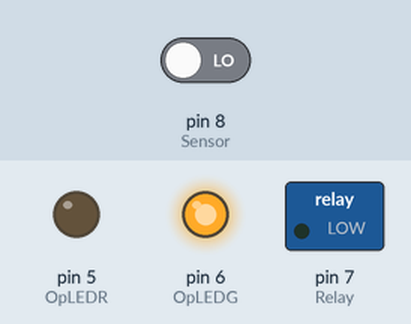
Bench run of a sketch on a simulated Arduino Uno, built with avr-gcc and run on an emulated ATmega328P. Parts: switched loads named in the sketch (green lamp = pin HIGH), output pins drawn as LEDs (lit = HIGH). The inputs (shaded band) are chosen by the test bench; at power-on: pin 8 (Sensor) LOW.

Above: at 1.2 s.
1.3 s: pin 8 (Sensor) driven HIGH
At 2.5 s:
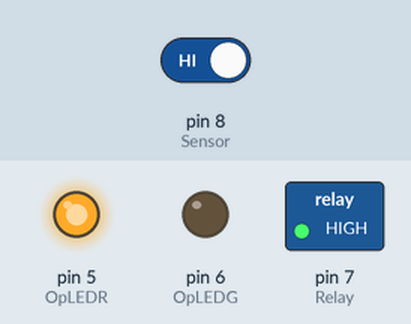
2.8 s: pin 8 (Sensor) driven LOW
At 4.9 s:
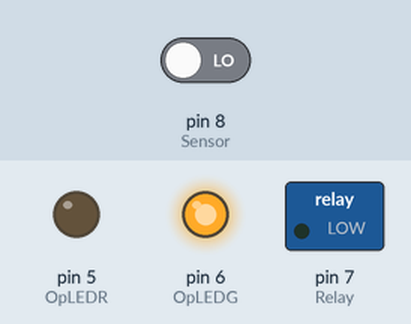
Timing chart, 0 to 6.4 s (numbered marks = the images above; inputs shaded):
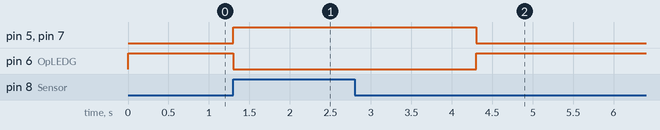

Measured:
- after the input at 1.3 s, pin 5 (OpLEDR), pin 7 (Relay): LOW → HIGH at once; pin 6 (OpLEDG): HIGH → LOW at once
- after the input at 2.8 s, pin 5 (OpLEDR), pin 7 (Relay): goes on until 4.3 s, then stays LOW; pin 6 (OpLEDG): goes on until 4.3 s, then stays HIGH

The sketch:

ShockBox_2.0.ino
```cpp
int Sensor = 8; //Initializes the sensor on pin 8
int Relay = 7; //Initializes the relay on pin 7
int OpLEDG = 6; //Initializes the green operator LED on pin 6
int OpLEDR = 5; //Initializes the red operator LED on pin 5
int Status; //Initializes a variable to store the status of the sensor

void setup() {
  pinMode(Sensor, INPUT); //Sets the sensor as an input
  pinMode(Relay, OUTPUT); //Sets the relay as an output
  pinMode(OpLEDG, OUTPUT); //Sets the green operator LED as an output
  pinMode(OpLEDR, OUTPUT); //Sets the red operator LED as an output
  digitalWrite(OpLEDG, HIGH); //Turns on the green operator LED
}

void loop() {
  Status = digitalRead(Sensor); //Sets the current status of the sensor as the variable Status
  if (Status == 1) { //If the sensor is activated
    Shock(); //Run the Shock sequence
  }
  else { //If the sensor is not activated
    digitalWrite(Relay, LOW); //Opens the relay
  }
  delay(50); //Waits 50ms
}

void Shock() {
  digitalWrite(Relay, HIGH); //Closes the relay
  digitalWrite(OpLEDG, LOW); //Turns off the green operator LED
  digitalWrite(OpLEDR, HIGH); //Turns on the red operator LED
  delay(3000); //Waits 3s
  digitalWrite(Relay, LOW); //Opens the relay
  digitalWrite(OpLEDG, HIGH); //Turns the green operator LED on
  digitalWrite(OpLEDR, LOW); //Turns the red operator LED off
}
```
